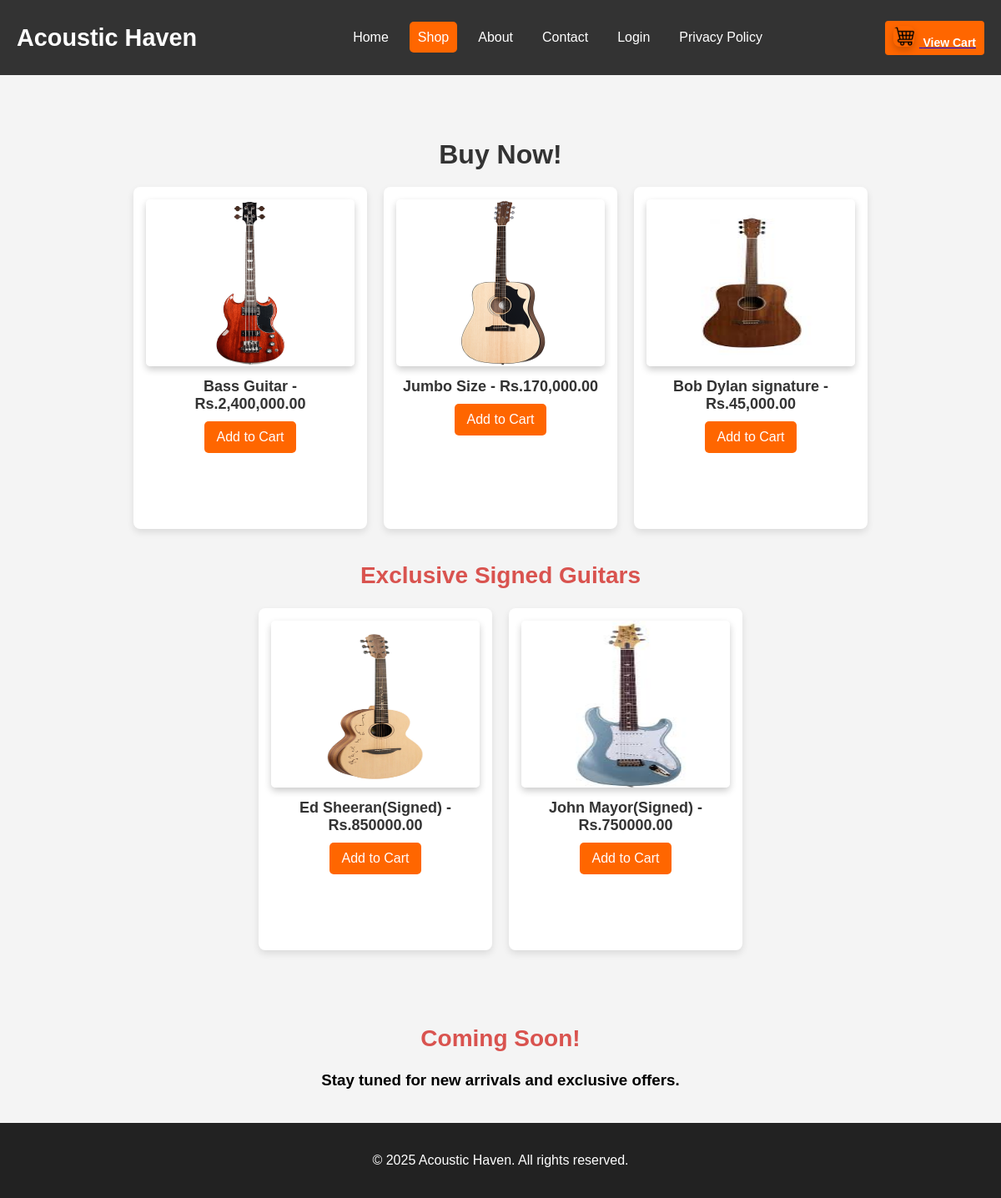
Screenshot of /Shop.php with the database file from the repository.
### tables this page shows
CREATE TABLE IF NOT EXISTS `products` (
  `id` int NOT NULL AUTO_INCREMENT,
  `name` varchar(100) NOT NULL,
  `description` text,
  `price` decimal(10,2) NOT NULL,
  `image` varchar(255) DEFAULT NULL,
  PRIMARY KEY (`id`)
);

### Shop.php (the view, shortened to what this page needs)
<?php
$conn = new mysqli("localhost:3306", "root", "", "acoustichaven");
$result = $conn->query("SELECT * FROM products");
?>
<!DOCTYPE html>
<html lang="en">
<head>
    <link rel="stylesheet" href="Shop.css">
</head>
<body>
<header>
    <div class="logo">
        <span class="menu-icon"></span> Acoustic Haven
    </div>
    <nav>
        <ul>
            <li><a href="Acoustic.html">Home</a></li>
            <li><a href="shop.php" class="active">Shop</a></li>
            <li><a href="About.html">About</a></li>
            <li><a href="Conact.html">Contact</a></li>
            <li><a href="Login.html">Login</a></li>
            <li><a href="polic.html">Privacy Policy</a></li>
        </ul>
    </nav>
    <div class="cart-container">
        <a href="cart.html">
            <img src="shopping-cart.png" alt="Cart" class="cart-img">
            <span class="cart-text">View Cart</span>
        </a>
    </div>
</header>
<section class="shop">
    <h1>Buy Now!</h1>
    <div class="guitar-list">
        <?php while ($row = $result->fetch_assoc()): ?>
            <div class="guitar-item">
                <img src="uploads/<?= htmlspecialchars($row['image']) ?>" alt="<?= htmlspecialchars($row['name']) ?>">
                <p><?= htmlspecialchars($row['name']) ?> - Rs.<?= number_format($row['price'], 2) ?></p>
                <button>Add to Cart</button>
            </div>
        <?php endwhile; ?>
    </div>
    <h2>Exclusive Signed Guitars</h2>
    <div class="exclusive-list">
        <div class="guitar-item">
            <img src="Signed.jpg" alt="Signed by Ed Sheeran!">
            <p>Ed Sheeran(Signed) - Rs.850000.00</p>
            <button>Add to Cart</button>
        </div>
        <div class="guitar-item">
            <img src="John.jpeg" alt="Signed by John Mayer!">
            <p>John Mayor(Signed) - Rs.750000.00</p>
            <button>Add to Cart</button>
        </div>
    </div>
</section>
<section class="coming-soon">
    <h2>Coming Soon!</h2>
    <h3>Stay tuned for new arrivals and exclusive offers.</h3>
</section>
<footer>
    <p>&copy; 2025 Acoustic Haven. All rights reserved.</p>
</footer>
</body>
</html>

### Shop.css (style rules this page uses)
body { font-family: Arial, sans-serif; margin: 0; padding: 0; background-color: #f4f4f4; text-align: center; }
header { display: flex; justify-content: space-between; align-items: center; padding: 20px; background-color: #333; color: white; }
header .logo { font-size: 1.8em; font-weight: bold; }
header nav ul { list-style: none; display: flex; gap: 15px; }
header nav ul li a { color: white; text-decoration: none; padding: 10px; border-radius: 5px; transition: background-color 0.3s ease, color 0.3s ease; }
header nav ul li a.active { background-color: #ff6600; color: white; }
.cart-container { display: flex; align-items: center; background-color: #ff6600; padding: 6px 10px; border-radius: 4px; cursor: pointer; transition: background-color 0.3s ease; }
.cart-img { width: 25px; height: 25px; margin-right: 6px; }
.cart-text { font-size: 14px; font-weight: bold; color: white; text-decoration: none; }
img { width: 100%; border-radius: 8px; box-shadow: 0 4px 8px rgba(0, 0, 0, 0.2); }
.shop { padding: 50px 20px; }
.shop h1 { font-size: 32px; margin-bottom: 20px; color: #333; }
.guitar-list, .exclusive-list { display: flex; flex-wrap: wrap; justify-content: center; gap: 20px; max-width: 1200px; margin: 0 auto; }
.guitar-item { background-color: white; border-radius: 8px; box-shadow: 0 4px 8px rgba(0, 0, 0, 0.1); padding: 15px; width: 250px; text-align: center; transition: transform 0.3s ease-in-out; height: 380px; }
.guitar-item img { width: 100%; height: auto; border-radius: 5px; max-height: 200px; }
.guitar-item p { font-size: 18px; font-weight: bold; color: #333; margin: 10px 0; }
button { background-color: #ff6600; color: white; border: none; padding: 10px 15px; cursor: pointer; font-size: 16px; border-radius: 5px; }
h2 { font-size: 28px; color: #d9534f; margin-top: 40px; }
.exclusive-list { margin-top: 20px; }
footer { text-align: center; padding: 20px; background: #222; color: white; }

### rows the page displays
products: image (picture), name "Bass Guitar", price "2,400,000.00"
products: image (picture), name "Jumbo Size", price "170,000.00"
products: image (picture), name "Bob Dylan signature", price "45,000.00"
